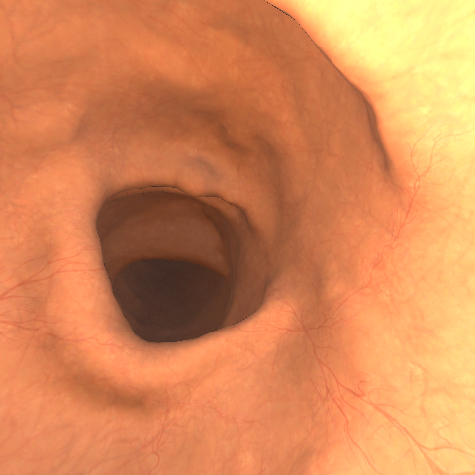
#> input picture gut_images/FrameBuffer_0038.png, 475 x 475 px, found by its file name
$ python cproj.py
#> lines starting #> are read from the running program, lines starting #| are printed output that depends on the picture
import numpy as np
import matplotlib.pyplot as plt
from mpl_toolkits.mplot3d import Axes3D
from mpl_toolkits.mplot3d.art3d import Poly3DCollection
import cv2
import pyvista as pv

def create_cylinder(radius, height, num_pixel_points=10):  #exponential grid spacing
    #num_points = int(2 * np.pi * radius * num_pixel_points)
    num_points=360
    theta = np.linspace(0, 2 * np.pi, num_points)
    x = radius * np.cos(theta)
    y = radius * np.sin(theta)
    lambda_val = 4
    zmin = 0.01
    z = np.exp(lambda_val * np.linspace(np.log(zmin)/lambda_val, np.log(height)/lambda_val, num_points))
    return np.column_stack((x, y, z))

def update_cylinder_position(event):
    if event.inaxes == ax_2d:
        new_center = np.array([event.xdata, event.ydata])
        print("New cylinder center:", new_center)
        update_cylinder(new_center)

def update_cylinder(new_center):
    global cylinder_points, projected_points, mesh
    # Adjust the cylinder center
    cylinder_points[:, :2] += new_center - np.mean(cylinder_points[:, :2], axis=0)

    # Project 3D points onto the updated image
    projected_points = project_points_onto_image(cylinder_points) *image_resolution


    print("New projected points on 2D image:")
    for point in projected_points:
        print(point)

    # Update the scatter plot for 2D projection
    scatter_2d.set_offsets(projected_points[:, :2])
    ax_3d.cla()

    # Update the 3D plot for 3D projection

    #mesh = ax_3d.plot_trisurf(cylinder_points[:, 0], cylinder_points[:, 1], cylinder_points[:, 2], color='b', alpha=1)
    mesh = ax_3d.scatter(cylinder_points[:, 0], cylinder_points[:, 1], cylinder_points[:, 2], color='r', alpha=0.5)


    ax_3d.set_xlabel('X')
    ax_3d.set_ylabel('Y')
    ax_3d.set_zlabel('Z')
    ax_3d.zaxis.set_rotate_label(False)
    ax_3d.set_zlabel('Z', rotation=90, labelpad=10)
    ax_3d.set_title('3D Projection of Cylinder')
    # Set new limits for 3D plot based on updated cylinder points
    ax_3d.set_xlim([np.min(cylinder_points[:, 0]), np.max(cylinder_points[:, 0])])
    ax_3d.set_ylim([np.min(cylinder_points[:, 1]), np.max(cylinder_points[:, 1])])
    ax_3d.set_zlim([np.min(cylinder_points[:, 2]), np.max(cylinder_points[:, 2])])

    plt.draw()


def get_camera_parameters():
    # Camera parameters (intrinsic matrix)
    fx = 735.37
    fy = 552.0
    cx = image_resolution[0] / 2
    #cx=717.21
    cy = image_resolution[1] / 2
    #cy=717.48

    camera_matrix = np.array([[fx, 0, cx],
                             [0, fy, cy],
                             [0, 0, 1]])

    return camera_matrix

# Function to project 3D points onto a 2D image
def project_points_onto_image(points_3d):
    cam=get_camera_parameters()
    homogeneous_coords = np.hstack((points_3d, np.ones((points_3d.shape[0], 1))))
    homogeneous_coords = homogeneous_coords[:, :3]
    points_2d_homogeneous = np.dot(homogeneous_coords, cam)

    # Check for division by zero
    mask = (points_2d_homogeneous[:, 2] != 0)

    # Avoid division by zero and replace invalid values with nan

    points_2d = np.empty_like(points_2d_homogeneous[:, :2])
    points_2d[mask] = points_2d_homogeneous[mask, :2] / points_2d_homogeneous[mask, 2:]
    points_2d[~mask] = np.nan

    return points_2d


# def apply_deformation(cylinder_points, deformation_strength=0.5, deformation_frequency=2):
#     """
#     Apply a simple deformation to the cylinder points.

#     Args:
#     - cylinder_points: The original points of the cylinder.
#     - deformation_strength: Amplitude of the deformation.
#     - deformation_frequency: Frequency of the wave deformation.

#     Returns:
#     - Deformed cylinder points.
#     """
#     # Applying a sine wave deformation along the Z-axis based on X-coordinate
#     cylinder_points[:, 2] += deformation_strength * np.sin(deformation_frequency * cylinder_points[:, 0])
#     return cylinder_points


#image_path = '/Users/ekole/Dev/gut_slam/gut_images/image2.jpeg'
image_path = '/Users/ekole/Dev/gut_slam/gut_images/FrameBuffer_0038.png'
image = cv2.imread(image_path)
#> image is the input picture: shape (475, 475, 3); mean B, G, R 87.5, 137.3, 215.2
image_resolution=(image.shape[1], image.shape[0])
#> image_resolution = (475, 475)
# Generate 3D points for a cylinder
radius = 2.0
height = 1.0


cylinder_points = create_cylinder(radius, height) #3d cylinder points
#cylinder_points = apply_deformation(cylinder_points, deformation_strength=2, deformation_frequency=2)

# Project 3D points onto the image
projected_points = project_points_onto_image(cylinder_points)


# Display the results on the image and 3D plots
fig, (ax_2d, ax_3d) = plt.subplots(1, 2, figsize=(10, 5))

# 2D Projection on Image
img = ax_2d.imshow(cv2.cvtColor(image, cv2.COLOR_BGR2RGB))
# Calculate aspect ratio based on image resolution
aspect_ratio = image_resolution[1] / image_resolution[0]
#> aspect_ratio = 1
# Set aspect ratio for the plot
ax_2d.set_aspect(aspect_ratio)
# Ensure the image fills the entire plot
ax_2d.set_xlim(0, image_resolution[0])
ax_2d.set_ylim(image_resolution[1], 0)
scatter_2d = ax_2d.scatter(projected_points[:, 0], projected_points[:, 1], c='r', marker='o', label='Projected Points')
ax_2d.set_title('Projected Points on Image')
ax_2d.legend()

# Create an Axes3D instance for 3D projection
ax_3d = fig.add_subplot(122, projection='3d')

# Plot the cylinder as a mesh
#mesh = ax_3d.plot_trisurf(cylinder_points[:, 0], cylinder_points[:, 1], cylinder_points[:, 2], color='r', alpha=0.5)
mesh = ax_3d.scatter(cylinder_points[:, 0], cylinder_points[:, 1], cylinder_points[:, 2], color='r', alpha=0.5)


ax_3d.set_xlabel('X')
ax_3d.set_ylabel('Y')
ax_3d.set_zlabel('Z')
ax_3d.zaxis.set_rotate_label(False)
ax_3d.set_zlabel('Z', rotation=90, labelpad=10)
ax_3d.set_title('3D Projection of Cylinder')


fig.canvas.mpl_connect('button_press_event', update_cylinder_position)


plt.show()
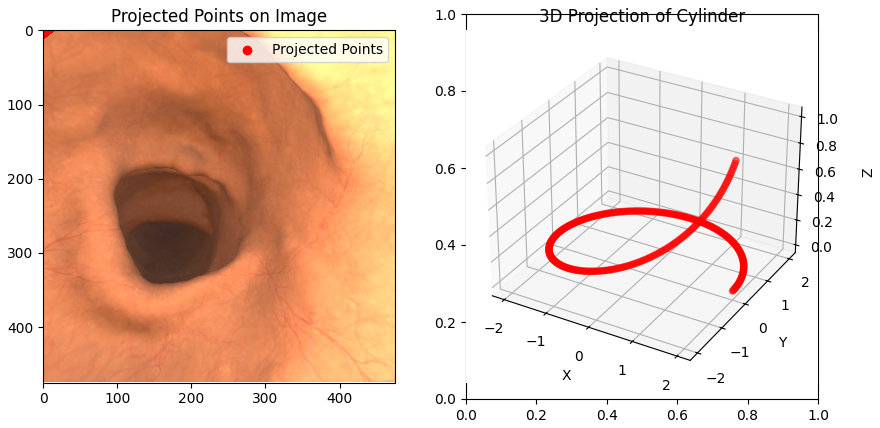
#> figure drawn by matplotlib, 2 panels

$ run again, with gut_images/image2.jpeg saved as gut_images/FrameBuffer_0038.png
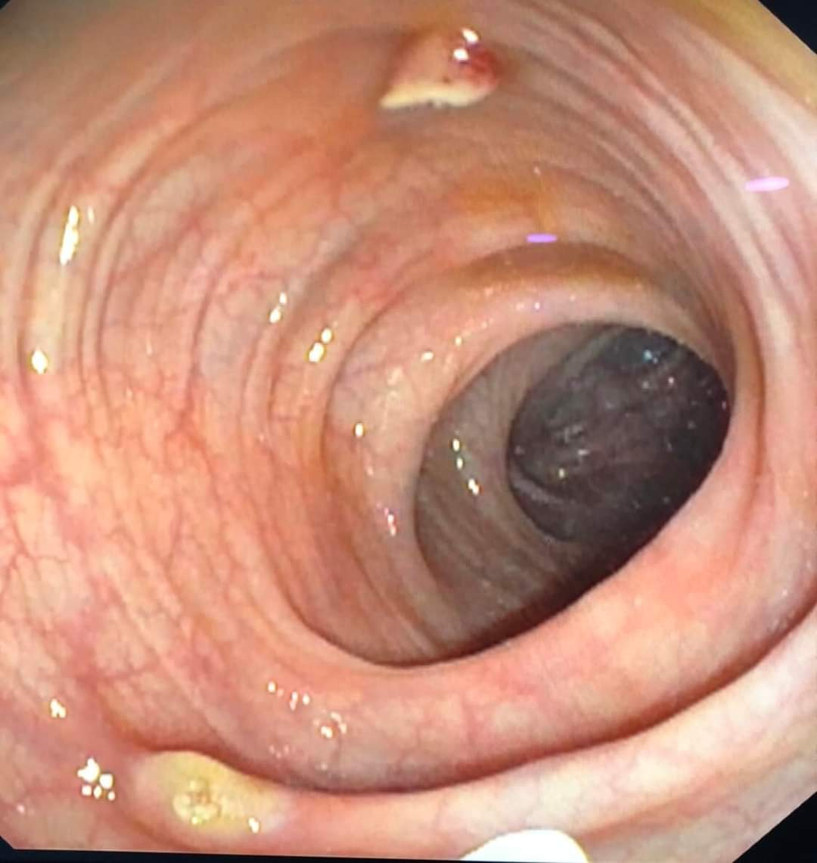
#> input picture gut_images/image2.jpeg, 817 x 863 px, shrunk from 1080 x 1141 before the run, found by its file name
#> image is the input picture: shape (863, 817, 3); mean B, G, R 121.3, 143, 198.2
#> `plt.show()`:
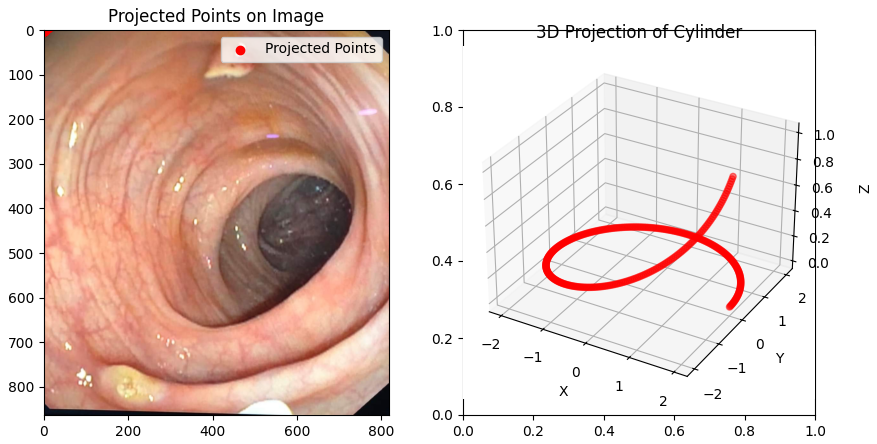
#> figure drawn by matplotlib, 2 panels

$ run again, with gut_images/depthmap_49.png copied over gut_images/FrameBuffer_0038.png
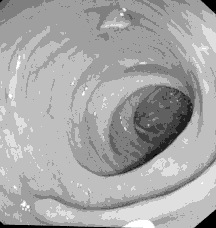
#> input picture gut_images/depthmap_49.png, 216 x 228 px, found by its file name
#> image is the input picture: shape (228, 216, 3); min 0, max 255, mean 166.8
#> `plt.show()`:
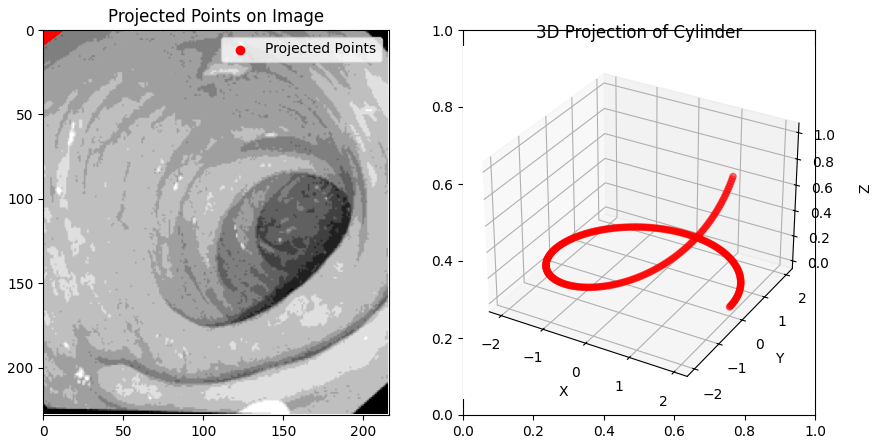
#> figure drawn by matplotlib, 2 panels
